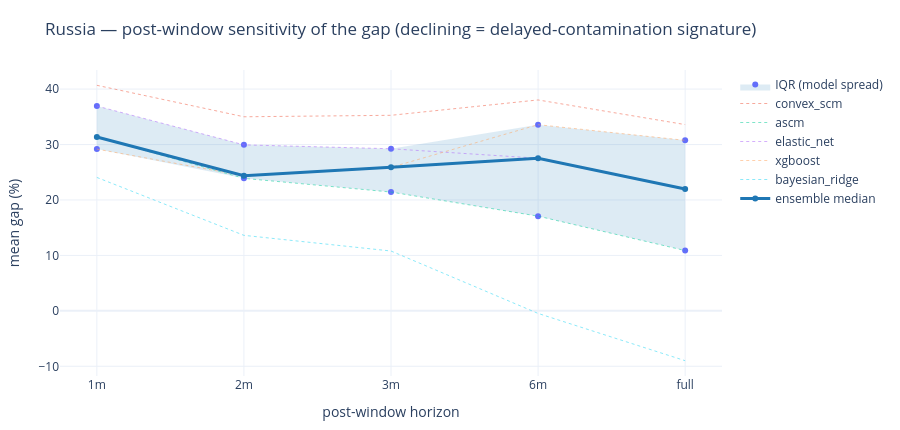
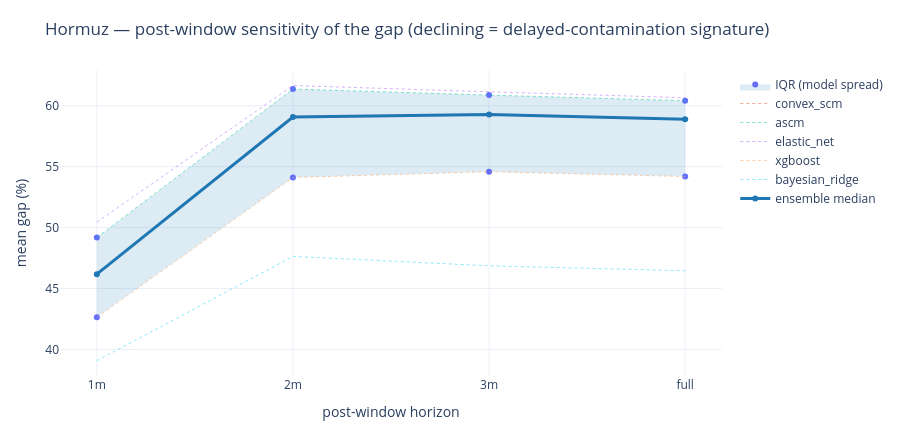

Notebook code for these charts, in order:
### Code cell
import plotly.graph_objects as go
from lib.plotting import save_html

for event in EVENTS:
    sub = sens_df[sens_df['event'] == event].reset_index(drop=True)
    x = sub['horizon'].tolist()
    lo, hi = sub['iqr_lo'].tolist(), sub['iqr_hi'].tolist()
    fig = go.Figure()
    fig.add_trace(go.Scatter(x=x + x[::-1], y=hi + lo[::-1], fill='toself',
                             fillcolor='rgba(31,119,180,0.15)', line=dict(width=0),
                             name='IQR (model spread)', hoverinfo='skip'))
    for m in MODELS:
        if m in sub.columns:
            fig.add_trace(go.Scatter(x=x, y=sub[m], mode='lines', name=m,
                                     line=dict(width=1, dash='dot'), opacity=0.5))
    fig.add_trace(go.Scatter(x=x, y=sub['ens_median_gap_pct'], mode='lines+markers',
                             name='ensemble median', line=dict(color='#1f77b4', width=3)))
    fig.update_layout(title=f'{event.title()} — post-window sensitivity of the gap '
                            f'(declining = delayed-contamination signature)',
                      xaxis_title='post-window horizon', yaxis_title='mean gap (%)',
                      template='plotly_white', height=430,
                      margin=dict(t=70, b=40, l=60, r=40))
    save_html(fig, f'{event}_postwindow_sensitivity', ROOT / 'plots').show()

### Figure 1 — Plotly figure (JSON) as saved in the notebook; plotly's stock layout.template omitted (floating-point values rounded to 4 significant figures)
{"data": [{"fill": "toself", "fillcolor": "rgba(31,119,180,0.15)", "hoverinfo": "skip", "line": {"width": 0}, "name": "IQR (model spread)", "type": "scatter", "x": ["1m", "2m", "3m", "6m", "full", "full", "6m", "3m", "2m", "1m"], "y": [36.94, 29.94, 29.24, 33.58, 30.75, 10.87, 17.08, 21.43, 23.9, 29.18]}, {"line": {"dash": "dot", "width": 1}, "mode": "lines", "name": "convex_scm", "opacity": 0.5, "type": "scatter", "x": ["1m", "2m", "3m", "6m", "full"], "y": [40.68, 35.0, 35.27, 38.04, 33.6]}, {"line": {"dash": "dot", "width": 1}, "mode": "lines", "name": "ascm", "opacity": 0.5, "type": "scatter", "x": ["1m", "2m", "3m", "6m", "full"], "y": [31.37, 23.9, 21.43, 17.08, 10.87]}, {"line": {"dash": "dot", "width": 1}, "mode": "lines", "name": "elastic_net", "opacity": 0.5, "type": "scatter", "x": ["1m", "2m", "3m", "6m", "full"], "y": [36.94, 29.94, 29.24, 27.53, 21.97]}, {"line": {"dash": "dot", "width": 1}, "mode": "lines", "name": "xgboost", "opacity": 0.5, "type": "scatter", "x": ["1m", "2m", "3m", "6m", "full"], "y": [29.18, 24.36, 25.88, 33.58, 30.75]}, {"line": {"dash": "dot", "width": 1}, "mode": "lines", "name": "bayesian_ridge", "opacity": 0.5, "type": "scatter", "x": ["1m", "2m", "3m", "6m", "full"], "y": [24.07, 13.62, 10.8, -0.4632, -8.989]}, {"line": {"color": "#1f77b4", "width": 3}, "mode": "lines+markers", "name": "ensemble median", "type": "scatter", "x": ["1m", "2m", "3m", "6m", "full"], "y": [31.37, 24.36, 25.88, 27.53, 21.97]}], "layout": {"height": 430, "margin": {"b": 40, "l": 60, "r": 40, "t": 70}, "title": {"text": "Russia — post-window sensitivity of the gap (declining = delayed-contamination signature)"}, "xaxis": {"title": {"text": "post-window horizon"}}, "yaxis": {"title": {"text": "mean gap (%)"}}}}

### Figure 2 — Plotly figure (JSON) as saved in the notebook; plotly's stock layout.template omitted (floating-point values rounded to 4 significant figures)
{"data": [{"fill": "toself", "fillcolor": "rgba(31,119,180,0.15)", "hoverinfo": "skip", "line": {"width": 0}, "name": "IQR (model spread)", "type": "scatter", "x": ["1m", "2m", "3m", "full", "full", "3m", "2m", "1m"], "y": [49.18, 61.37, 60.87, 60.42, 54.19, 54.58, 54.1, 42.63]}, {"line": {"dash": "dot", "width": 1}, "mode": "lines", "name": "convex_scm", "opacity": 0.5, "type": "scatter", "x": ["1m", "2m", "3m", "full"], "y": [46.17, 59.07, 59.27, 58.89]}, {"line": {"dash": "dot", "width": 1}, "mode": "lines", "name": "ascm", "opacity": 0.5, "type": "scatter", "x": ["1m", "2m", "3m", "full"], "y": [49.18, 61.37, 60.87, 60.42]}, {"line": {"dash": "dot", "width": 1}, "mode": "lines", "name": "elastic_net", "opacity": 0.5, "type": "scatter", "x": ["1m", "2m", "3m", "full"], "y": [50.44, 61.66, 61.14, 60.66]}, {"line": {"dash": "dot", "width": 1}, "mode": "lines", "name": "xgboost", "opacity": 0.5, "type": "scatter", "x": ["1m", "2m", "3m", "full"], "y": [42.63, 54.1, 54.58, 54.19]}, {"line": {"dash": "dot", "width": 1}, "mode": "lines", "name": "bayesian_ridge", "opacity": 0.5, "type": "scatter", "x": ["1m", "2m", "3m", "full"], "y": [39.07, 47.63, 46.86, 46.46]}, {"line": {"color": "#1f77b4", "width": 3}, "mode": "lines+markers", "name": "ensemble median", "type": "scatter", "x": ["1m", "2m", "3m", "full"], "y": [46.17, 59.07, 59.27, 58.89]}], "layout": {"height": 430, "margin": {"b": 40, "l": 60, "r": 40, "t": 70}, "title": {"text": "Hormuz — post-window sensitivity of the gap (declining = delayed-contamination signature)"}, "xaxis": {"title": {"text": "post-window horizon"}}, "yaxis": {"title": {"text": "mean gap (%)"}}}}
